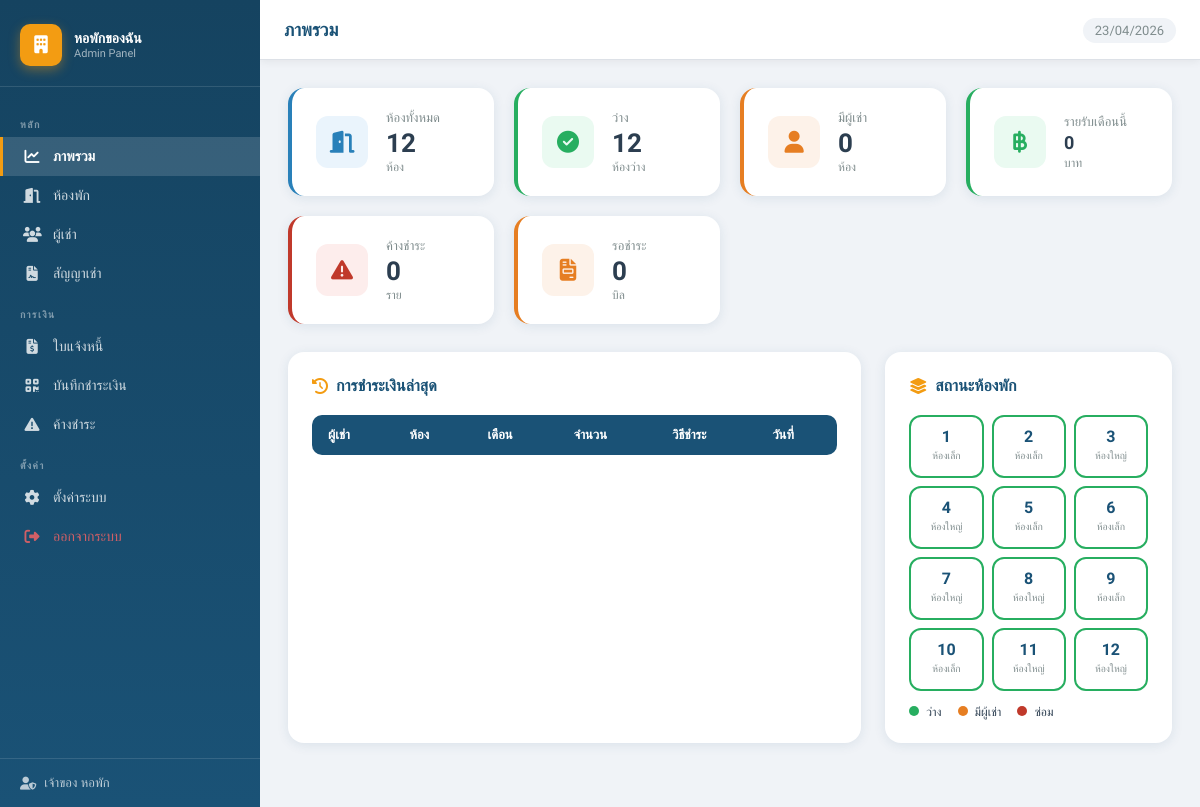
Page /pages/dashboard.php (signed in) on the committed database.
### tables this page shows
CREATE TABLE settings (
    setting_key     VARCHAR(100) PRIMARY KEY,
    setting_value   TEXT,
    description     VARCHAR(255),
    updated_at      TIMESTAMP DEFAULT CURRENT_TIMESTAMP ON UPDATE CURRENT_TIMESTAMP
);

CREATE TABLE room_number (
    id_room         INT(4) AUTO_INCREMENT PRIMARY KEY,
    id_roomtype     INT(10) NOT NULL,
    id_statusroom   INT(1) NOT NULL DEFAULT 1,
    floor_number    INT(2),
    note            TEXT,
    FOREIGN KEY (id_roomtype) REFERENCES room_type(id_roomtype),
    FOREIGN KEY (id_statusroom) REFERENCES status_room(id_statusroom)
);

CREATE TABLE room_type (
    id_roomtype     INT(10) AUTO_INCREMENT PRIMARY KEY,
    name_roomtype   VARCHAR(50) NOT NULL,
    rentcost        INT(10) NOT NULL COMMENT 'ค่าเช่าพื้นฐาน (บาท/เดือน)',
    description     TEXT,
    created_at      TIMESTAMP DEFAULT CURRENT_TIMESTAMP
);

### config/db.php (called while the page is built, shortened)
<?php
$conn = new mysqli(DB_HOST, DB_USER, DB_PASS, DB_NAME);
$conn->set_charset('utf8mb4');
function esc($str) {
    global $conn;
    return $conn->real_escape_string(trim($str));
}
function getSetting($key) {
    global $conn;
    $key = esc($key);
    $r = $conn->query("SELECT setting_value FROM settings WHERE setting_key='$key'");
    if ($r && $r->num_rows > 0) return $r->fetch_assoc()['setting_value'];
    return '';
}
?>

### pages/dashboard.php (the view, shortened to what this page needs)
<?php
require_once '../config/db.php';
$page_title = 'ภาพรวม';
$total_rooms     = $conn->query("SELECT COUNT(*) as c FROM room_number")->fetch_assoc()['c'];
$vacant_rooms    = $conn->query("SELECT COUNT(*) as c FROM room_number WHERE id_statusroom=1")->fetch_assoc()['c'];
$occupied_rooms  = $conn->query("SELECT COUNT(*) as c FROM room_number WHERE id_statusroom=2")->fetch_assoc()['c'];
$month_income = $conn->query("
    SELECT COALESCE(SUM(p.paid_amount),0) as total FROM payment p
    WHERE DATE_FORMAT(p.paid_date,'%Y-%m') = DATE_FORMAT(NOW(),'%Y-%m')
")->fetch_assoc()['total'];
$overdue_count = $conn->query("
    SELECT COUNT(*) as c FROM bill
    WHERE status='pending' AND due_date < CURDATE()
")->fetch_assoc()['c'];
$pending_bills = $conn->query("
    SELECT COUNT(*) as c FROM bill WHERE status='pending'
")->fetch_assoc()['c'];
$rooms_by_floor = $conn->query("
    SELECT rn.floor_number, rn.id_room, rt.name_roomtype, sr.status_name, rn.id_statusroom
    FROM room_number rn
    JOIN room_type rt ON rn.id_roomtype = rt.id_roomtype
    JOIN status_room sr ON rn.id_statusroom = sr.id_statusroom
    ORDER BY rn.floor_number, rn.id_room
");
include '../includes/header.php';
?>
<div class="stats-grid">
    <div class="stat-card blue">
        <div class="stat-icon"><i class="fa-solid fa-door-open"></i></div>
        <div>
            <div class="stat-label">ห้องทั้งหมด</div>
            <div class="stat-value"><?= $total_rooms ?></div>
            <div class="stat-sub">ห้อง</div>
        </div>
    </div>
    <div class="stat-card green">
        <div class="stat-icon"><i class="fa-solid fa-check-circle"></i></div>
        <div>
            <div class="stat-label">ว่าง</div>
            <div class="stat-value"><?= $vacant_rooms ?></div>
            <div class="stat-sub">ห้องว่าง</div>
        </div>
    </div>
    <div class="stat-card orange">
        <div class="stat-icon"><i class="fa-solid fa-user"></i></div>
        <div>
            <div class="stat-label">มีผู้เช่า</div>
            <div class="stat-value"><?= $occupied_rooms ?></div>
            <div class="stat-sub">ห้อง</div>
        </div>
    </div>
    <div class="stat-card green">
        <div class="stat-icon"><i class="fa-solid fa-baht-sign"></i></div>
        <div>
            <div class="stat-label">รายรับเดือนนี้</div>
            <div class="stat-value" style="font-size:18px;"><?= number_format($month_income, 0) ?></div>
            <div class="stat-sub">บาท</div>
        </div>
    </div>
    <div class="stat-card red">
        <div class="stat-icon"><i class="fa-solid fa-triangle-exclamation"></i></div>
        <div>
            <div class="stat-label">ค้างชำระ</div>
            <div class="stat-value"><?= $overdue_count ?></div>
            <div class="stat-sub">ราย</div>
        </div>
    </div>
    <div class="stat-card orange">
        <div class="stat-icon"><i class="fa-solid fa-file-invoice"></i></div>
        <div>
            <div class="stat-label">รอชำระ</div>
            <div class="stat-value"><?= $pending_bills ?></div>
            <div class="stat-sub">บิล</div>
        </div>
    </div>
</div>
<div style="display:grid;grid-template-columns:2fr 1fr;gap:24px;">
<div class="card">
    <div class="card-title"><i class="fa-solid fa-clock-rotate-left"></i> การชำระเงินล่าสุด</div>
    <div class="table-wrapper">
    <table>
        <thead>
            <tr>
                <th>ผู้เช่า</th>
                <th>ห้อง</th>
                <th>เดือน</th>
                <th>จำนวน</th>
                <th>วิธีชำระ</th>
                <th>วันที่</th>
            </tr>
        </thead>
    </table>
    </div>
</div>
<div class="card">
    <div class="card-title"><i class="fa-solid fa-layer-group"></i> สถานะห้องพัก</div>
    <div class="room-grid" style="grid-template-columns:repeat(auto-fill,minmax(70px,1fr));gap:8px;">
    <?php while($r = $rooms_by_floor->fetch_assoc()):
        $cls = ['1'=>'vacant','2'=>'occupied','3'=>'maintenance'][$r['id_statusroom']] ?? '';
    ?>
        <a href="rooms.php" class="room-card <?= $cls ?>" style="padding:10px;min-width:0;">
            <div class="room-number" style="font-size:16px;"><?= $r['id_room'] ?></div>
            <div class="room-type-name" style="font-size:10px;"><?= $r['name_roomtype'] ?></div>
        </a>
    <?php endwhile; ?>
    </div>
    <div style="margin-top:14px;display:flex;gap:16px;font-size:12px;">
        <span><span class="room-status-dot dot-green"></span> ว่าง</span>
        <span><span class="room-status-dot dot-orange"></span> มีผู้เช่า</span>
        <span><span class="room-status-dot dot-red"></span> ซ่อม</span>
    </div>
</div>
</div>
<?php include '../includes/footer.php'; ?>

### includes/header.php (shortened to what this page needs)
<?php
$current_page = basename($_SERVER['PHP_SELF']);
$dorm_name = getSetting('dorm_name') ?: 'ระบบจัดการหอพัก';
?>
<!DOCTYPE html>
<html lang="th">
<head>
<link href="https://cdnjs.cloudflare.com/ajax/libs/font-awesome/6.5.0/css/all.min.css" rel="stylesheet">
<link href="<?= SITE_URL ?>/assets/css/style.css" rel="stylesheet">
</head>
<body>
<div class="sidebar" id="sidebar">
    <div class="sidebar-header">
        <div class="logo-icon"><i class="fa-solid fa-building"></i></div>
        <div class="logo-text">
            <span class="logo-name"><?= $dorm_name ?></span>
            <span class="logo-sub">Admin Panel</span>
        </div>
    </div>
    <nav class="sidebar-nav">
        <div class="nav-section-title">หลัก</div>
        <a href="<?= SITE_URL ?>/pages/dashboard.php" class="nav-item <?= $current_page=='dashboard.php'?'active':'' ?>">
            <i class="fa-solid fa-chart-line"></i><span>ภาพรวม</span>
        </a>
        <a href="<?= SITE_URL ?>/pages/rooms.php" class="nav-item <?= $current_page=='rooms.php'?'active':'' ?>">
            <i class="fa-solid fa-door-open"></i><span>ห้องพัก</span>
        </a>
        <a href="<?= SITE_URL ?>/pages/customers.php" class="nav-item <?= $current_page=='customers.php'?'active':'' ?>">
            <i class="fa-solid fa-users"></i><span>ผู้เช่า</span>
        </a>
        <a href="<?= SITE_URL ?>/pages/contracts.php" class="nav-item <?= $current_page=='contracts.php'?'active':'' ?>">
            <i class="fa-solid fa-file-contract"></i><span>สัญญาเช่า</span>
        </a>
        <div class="nav-section-title">การเงิน</div>
        <a href="<?= SITE_URL ?>/pages/bills.php" class="nav-item <?= $current_page=='bills.php'?'active':'' ?>">
            <i class="fa-solid fa-file-invoice-dollar"></i><span>ใบแจ้งหนี้</span>
        </a>
        <a href="<?= SITE_URL ?>/pages/payments.php" class="nav-item <?= $current_page=='payments.php'?'active':'' ?>">
            <i class="fa-solid fa-qrcode"></i><span>บันทึกชำระเงิน</span>
        </a>
        <a href="<?= SITE_URL ?>/pages/overdue.php" class="nav-item <?= $current_page=='overdue.php'?'active':'' ?>">
            <i class="fa-solid fa-triangle-exclamation"></i><span>ค้างชำระ</span>
        </a>
        <div class="nav-section-title">ตั้งค่า</div>
        <a href="<?= SITE_URL ?>/pages/settings.php" class="nav-item <?= $current_page=='settings.php'?'active':'' ?>">
            <i class="fa-solid fa-gear"></i><span>ตั้งค่าระบบ</span>
        </a>
        <a href="<?= SITE_URL ?>/logout.php" class="nav-item nav-logout">
            <i class="fa-solid fa-right-from-bracket"></i><span>ออกจากระบบ</span>
        </a>
    </nav>
    <div class="sidebar-footer">
        <div class="admin-info">
            <i class="fa-solid fa-user-shield"></i>
            <span><?= $_SESSION['ad_name'] ?? 'Admin' ?></span>
        </div>
    </div>
</div>
<div class="main-content">
    <div class="topbar">
        <h1 class="page-title"><?= $page_title ?? '' ?></h1>
        <div class="topbar-right">
            <span class="date-display"><?= date('d/m/Y') ?></span>
        </div>
    </div>
    <div class="content-body">

### includes/footer.php (shortened to what this page needs)
    </div>
</div>
</body>
</html>

### rows in the picture
settings: setting_value "หอพักของฉัน"
room_number: id_room "1", id_roomtype.name_roomtype "ห้องเล็ก"
room_number: id_room "2", id_roomtype.name_roomtype "ห้องเล็ก"
room_number: id_room "3", id_roomtype.name_roomtype "ห้องใหญ่"
room_number: id_room "4", id_roomtype.name_roomtype "ห้องใหญ่"
room_number: id_room "5", id_roomtype.name_roomtype "ห้องเล็ก"
room_number: id_room "6", id_roomtype.name_roomtype "ห้องเล็ก"
room_number: id_room "7", id_roomtype.name_roomtype "ห้องใหญ่"
room_number: id_room "8", id_roomtype.name_roomtype "ห้องใหญ่"
room_number: id_room "9", id_roomtype.name_roomtype "ห้องเล็ก"
room_number: id_room "10", id_roomtype.name_roomtype "ห้องเล็ก"
room_number: id_room "11", id_roomtype.name_roomtype "ห้องใหญ่"
room_number: id_room "12", id_roomtype.name_roomtype "ห้องใหญ่"

### other values in the picture
$_SESSION['ad_name'] "เจ้าของ หอพัก"
$page_title "ภาพรวม"
$total_rooms "12"
$vacant_rooms "12"
$occupied_rooms "0"
$month_income "0"
$overdue_count "0"
$pending_bills "0"
